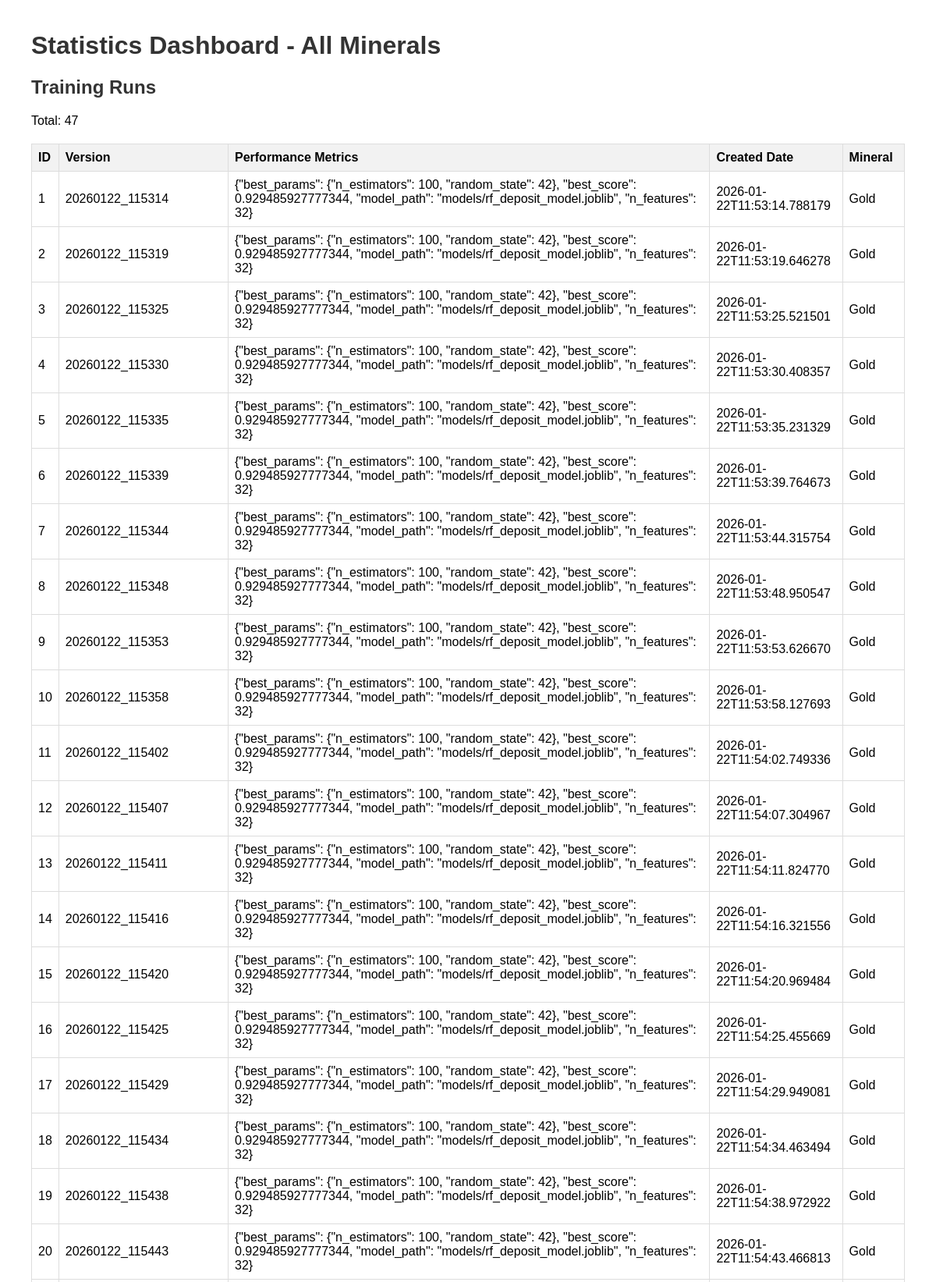
Screenshot of /stats (upper part) with the database file from the repository.
### tables this page shows
CREATE TABLE models (
            id INTEGER PRIMARY KEY AUTOINCREMENT,
            version TEXT NOT NULL,
            performance_metrics TEXT,
            created_date TEXT NOT NULL,
            mineral TEXT
        );

### user_app.py (the view)
@app.route('/stats')
def stats():
    mineral = request.args.get('mineral', 'All Minerals')
    if mineral == 'All Minerals':
        models = get_models()
    else:
        models = get_models_by_mineral(mineral)
    alerts = get_active_alerts()
    report = generate_performance_report()
    fig_trends = plot_performance_trends()
    trends_img = None
    if fig_trends:
        buf = io.BytesIO()
        fig_trends.savefig(buf, format='png')
        buf.seek(0)
        trends_img = base64.b64encode(buf.read()).decode('utf-8')
        plt.close(fig_trends)
    fig_fi = plot_feature_importance_evolution()
    fi_img = None
    if fig_fi:
        buf = io.BytesIO()
        fig_fi.savefig(buf, format='png')
        buf.seek(0)
        fi_img = base64.b64encode(buf.read()).decode('utf-8')
        plt.close(fig_fi)
    return render_template('stats.html', models=models, alerts=alerts, report=report, trends_img=trends_img, fi_img=fi_img, selected_mineral=mineral)

### src/data_architecture.py (called while the page is built)
def get_models():
    conn = sqlite3.connect(DB_PATH)
    cursor = conn.cursor()
    cursor.execute('SELECT * FROM models')
    rows = cursor.fetchall()
    conn.close()
    return rows

def get_alerts(resolved=False):
    conn = sqlite3.connect(DB_PATH)
    cursor = conn.cursor()
    if resolved:
        cursor.execute('SELECT * FROM alerts')
    else:
        cursor.execute('SELECT * FROM alerts WHERE resolved = 0')
    rows = cursor.fetchall()
    conn.close()
    return rows

def get_training_runs():
    conn = sqlite3.connect(DB_PATH)
    cursor = conn.cursor()
    cursor.execute('SELECT * FROM training_runs')
    rows = cursor.fetchall()
    conn.close()
    return rows

### src/monitoring.py (called while the page is built, shortened)
def generate_performance_report():
    runs = get_training_runs()
    if not runs:
        return "No training runs available."

def plot_performance_trends():
    runs = get_training_runs()
    if len(runs) < 2:
        return None

def plot_feature_importance_evolution():
    runs = get_training_runs()
    if not runs:
        return None

def get_active_alerts():
    alerts = get_alerts(resolved=False)
    return alerts

### templates/stats.html (shortened to what this page needs)
<!DOCTYPE html>
<html lang="en">
<head>
</head>
<body>
    <div class="container">
        <h1>Statistics Dashboard - {{ selected_mineral }}</h1>
        <h2>Training Runs</h2>
        <p>Total: {{ models|length }}</p>
        {% if models %}
            <table>
                <tr>
                    <th>ID</th>
                    <th>Version</th>
                    <th>Performance Metrics</th>
                    <th>Created Date</th>
                    <th>Mineral</th>
                </tr>
                {% for model in models %}
                    <tr>
                        <td>{{ model[0] }}</td>
                        <td>{{ model[1] }}</td>
                        <td>{{ model[2] }}</td>
                        <td>{{ model[3] }}</td>
                        <td>{{ model[4] }}</td>
                    </tr>
                {% endfor %}
            </table>
        {% endif %}
    </div>
</body>
</html>

### templates/stats.html (style rules this page uses)
body { font-family: Arial, sans-serif; margin: 40px; }
.container { max-width: 1200px; margin: auto; }
h1, h2 { color: #333; }
table { width: 100%; border-collapse: collapse; margin-top: 20px; }
th, td { border: 1px solid #ddd; padding: 8px; text-align: left; }
th { background-color: #f2f2f2; }

### rows the page displays
models: mineral "All Minerals"
models: id "1", version "20260122_115314", performance_metrics "{\"best_params\": {\"n_estimators\": 100, \"random_state\": 42}, \"best_score\": 0.929485927777344, \"model_path\": \"models/rf_deposit_model.joblib\", \"n_features\": 32}", created_date "2026-01-22T11:53:14.788179", mineral "Gold"
models: id "2", version "20260122_115319", performance_metrics "{\"best_params\": {\"n_estimators\": 100, \"random_state\": 42}, \"best_score\": 0.929485927777344, \"model_path\": \"models/rf_deposit_model.joblib\", \"n_features\": 32}", created_date "2026-01-22T11:53:19.646278", mineral "Gold"
models: id "3", version "20260122_115325", performance_metrics "{\"best_params\": {\"n_estimators\": 100, \"random_state\": 42}, \"best_score\": 0.929485927777344, \"model_path\": \"models/rf_deposit_model.joblib\", \"n_features\": 32}", created_date "2026-01-22T11:53:25.521501", mineral "Gold"
models: id "4", version "20260122_115330", performance_metrics "{\"best_params\": {\"n_estimators\": 100, \"random_state\": 42}, \"best_score\": 0.929485927777344, \"model_path\": \"models/rf_deposit_model.joblib\", \"n_features\": 32}", created_date "2026-01-22T11:53:30.408357", mineral "Gold"
models: id "5", version "20260122_115335", performance_metrics "{\"best_params\": {\"n_estimators\": 100, \"random_state\": 42}, \"best_score\": 0.929485927777344, \"model_path\": \"models/rf_deposit_model.joblib\", \"n_features\": 32}", created_date "2026-01-22T11:53:35.231329", mineral "Gold"
models: id "6", version "20260122_115339", performance_metrics "{\"best_params\": {\"n_estimators\": 100, \"random_state\": 42}, \"best_score\": 0.929485927777344, \"model_path\": \"models/rf_deposit_model.joblib\", \"n_features\": 32}", created_date "2026-01-22T11:53:39.764673", mineral "Gold"
models: id "7", version "20260122_115344", performance_metrics "{\"best_params\": {\"n_estimators\": 100, \"random_state\": 42}, \"best_score\": 0.929485927777344, \"model_path\": \"models/rf_deposit_model.joblib\", \"n_features\": 32}", created_date "2026-01-22T11:53:44.315754", mineral "Gold"
models: id "8", version "20260122_115348", performance_metrics "{\"best_params\": {\"n_estimators\": 100, \"random_state\": 42}, \"best_score\": 0.929485927777344, \"model_path\": \"models/rf_deposit_model.joblib\", \"n_features\": 32}", created_date "2026-01-22T11:53:48.950547", mineral "Gold"
models: id "9", version "20260122_115353", performance_metrics "{\"best_params\": {\"n_estimators\": 100, \"random_state\": 42}, \"best_score\": 0.929485927777344, \"model_path\": \"models/rf_deposit_model.joblib\", \"n_features\": 32}", created_date "2026-01-22T11:53:53.626670", mineral "Gold"
models: id "10", version "20260122_115358", performance_metrics "{\"best_params\": {\"n_estimators\": 100, \"random_state\": 42}, \"best_score\": 0.929485927777344, \"model_path\": \"models/rf_deposit_model.joblib\", \"n_features\": 32}", created_date "2026-01-22T11:53:58.127693", mineral "Gold"
models: id "11", version "20260122_115402", performance_metrics "{\"best_params\": {\"n_estimators\": 100, \"random_state\": 42}, \"best_score\": 0.929485927777344, \"model_path\": \"models/rf_deposit_model.joblib\", \"n_features\": 32}", created_date "2026-01-22T11:54:02.749336", mineral "Gold"
models: id "12", version "20260122_115407", performance_metrics "{\"best_params\": {\"n_estimators\": 100, \"random_state\": 42}, \"best_score\": 0.929485927777344, \"model_path\": \"models/rf_deposit_model.joblib\", \"n_features\": 32}", created_date "2026-01-22T11:54:07.304967", mineral "Gold"
models: id "13", version "20260122_115411", performance_metrics "{\"best_params\": {\"n_estimators\": 100, \"random_state\": 42}, \"best_score\": 0.929485927777344, \"model_path\": \"models/rf_deposit_model.joblib\", \"n_features\": 32}", created_date "2026-01-22T11:54:11.824770", mineral "Gold"
models: id "14", version "20260122_115416", performance_metrics "{\"best_params\": {\"n_estimators\": 100, \"random_state\": 42}, \"best_score\": 0.929485927777344, \"model_path\": \"models/rf_deposit_model.joblib\", \"n_features\": 32}", created_date "2026-01-22T11:54:16.321556", mineral "Gold"
models: id "15", version "20260122_115420", performance_metrics "{\"best_params\": {\"n_estimators\": 100, \"random_state\": 42}, \"best_score\": 0.929485927777344, \"model_path\": \"models/rf_deposit_model.joblib\", \"n_features\": 32}", created_date "2026-01-22T11:54:20.969484", mineral "Gold"
models: id "16", version "20260122_115425", performance_metrics "{\"best_params\": {\"n_estimators\": 100, \"random_state\": 42}, \"best_score\": 0.929485927777344, \"model_path\": \"models/rf_deposit_model.joblib\", \"n_features\": 32}", created_date "2026-01-22T11:54:25.455669", mineral "Gold"
models: id "17", version "20260122_115429", performance_metrics "{\"best_params\": {\"n_estimators\": 100, \"random_state\": 42}, \"best_score\": 0.929485927777344, \"model_path\": \"models/rf_deposit_model.joblib\", \"n_features\": 32}", created_date "2026-01-22T11:54:29.949081", mineral "Gold"
models: id "18", version "20260122_115434", performance_metrics "{\"best_params\": {\"n_estimators\": 100, \"random_state\": 42}, \"best_score\": 0.929485927777344, \"model_path\": \"models/rf_deposit_model.joblib\", \"n_features\": 32}", created_date "2026-01-22T11:54:34.463494", mineral "Gold"
models: id "19", version "20260122_115438", performance_metrics "{\"best_params\": {\"n_estimators\": 100, \"random_state\": 42}, \"best_score\": 0.929485927777344, \"model_path\": \"models/rf_deposit_model.joblib\", \"n_features\": 32}", created_date "2026-01-22T11:54:38.972922", mineral "Gold"
models: id "20", version "20260122_115443", performance_metrics "{\"best_params\": {\"n_estimators\": 100, \"random_state\": 42}, \"best_score\": 0.929485927777344, \"model_path\": \"models/rf_deposit_model.joblib\", \"n_features\": 32}", created_date "2026-01-22T11:54:43.466813", mineral "Gold"

### other values shown
{{ models|length }} "47"
